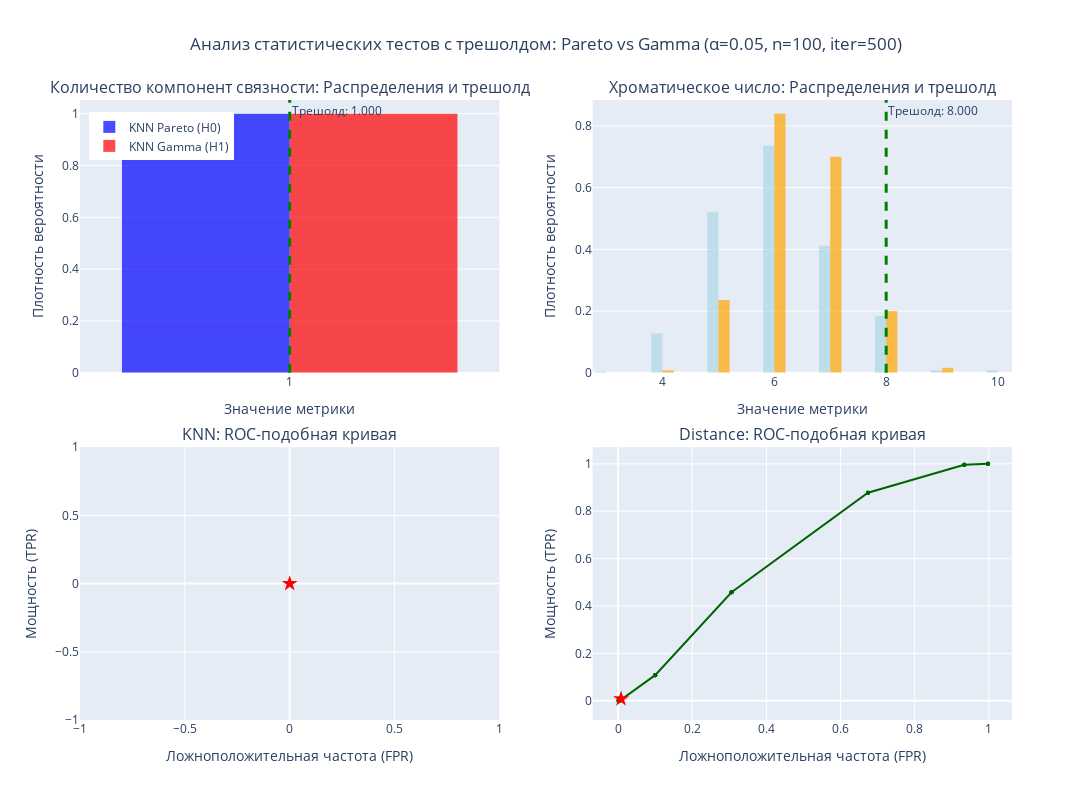

The notebook cell this image was saved under:
### Code cell
fig = make_subplots(
    rows=2,
    cols=2,
    subplot_titles=(
        "Количество компонент связности: Распределения и трешолд",
        "Хроматическое число: Распределения и трешолд",
        "KNN: ROC-подобная кривая",
        "Distance: ROC-подобная кривая",
    ),
    specs=[
        [{"secondary_y": False}, {"secondary_y": False}],
        [{"secondary_y": False}, {"secondary_y": False}],
    ],
    vertical_spacing=0.12,
    horizontal_spacing=0.1,
)

fig.add_trace(
    go.Histogram(
        x=knn_f_two,
        name="KNN Pareto (H0)",
        opacity=0.7,
        nbinsx=30,
        marker_color="blue",
        histnorm="probability density",
    ),
    row=1,
    col=1,
)

fig.add_trace(
    go.Histogram(
        x=knn_h_two,
        name="KNN Gamma (H1)",
        opacity=0.7,
        nbinsx=30,
        marker_color="red",
        histnorm="probability density",
    ),
    row=1,
    col=1,
)

fig.add_vline(
    x=knn_thr,
    line=dict(color="green", width=3, dash="dash"),
    annotation_text=f"Трешолд: {knn_thr:.3f}",
    row=1,
    col=1,
)

fig.add_trace(
    go.Histogram(
        x=dist_f_two,
        name="Distance Pareto (H0)",
        opacity=0.7,
        nbinsx=30,
        marker_color="lightblue",
        histnorm="probability density",
        showlegend=False,
    ),
    row=1,
    col=2,
)

fig.add_trace(
    go.Histogram(
        x=dist_h_two,
        name="Distance Gamma (H1)",
        opacity=0.7,
        nbinsx=30,
        marker_color="orange",
        histnorm="probability density",
        showlegend=False,
    ),
    row=1,
    col=2,
)

fig.add_vline(
    x=dist_thr,
    line=dict(color="green", width=3, dash="dash"),
    annotation_text=f"Трешолд: {dist_thr:.3f}",
    row=1,
    col=2,
)

thresholds_knn: np.ndarray = np.linspace(min(knn_f_two), max(knn_f_two), 50)
power_knn: List[float] = [
    sum(np.array(knn_h_two) > thr) / len(knn_h_two) for thr in thresholds_knn
]
fpr_knn: List[float] = [
    sum(np.array(knn_f_two) > thr) / len(knn_f_two) for thr in thresholds_knn
]

fig.add_trace(
    go.Scatter(
        x=fpr_knn,
        y=power_knn,
        mode="lines+markers",
        name="KNN ROC",
        line=dict(color="purple", width=2),
        marker=dict(size=4),
        showlegend=False,
    ),
    row=2,
    col=1,
)

current_fpr_knn: float = sum(np.array(knn_f_two) > knn_thr) / len(knn_f_two)
current_power_knn: float = sum(np.array(knn_h_two) > knn_thr) / len(knn_h_two)
fig.add_trace(
    go.Scatter(
        x=[current_fpr_knn],
        y=[current_power_knn],
        mode="markers",
        marker=dict(size=12, color="red", symbol="star"),
        name=f"α={a}",
        showlegend=False,
    ),
    row=2,
    col=1,
)

thresholds_dist: np.ndarray = np.linspace(min(dist_f_two), max(dist_f_two), 50)
power_dist: List[float] = [
    sum(np.array(dist_h_two) > thr) / len(dist_h_two) for thr in thresholds_dist
]
fpr_dist: List[float] = [
    sum(np.array(dist_f_two) > thr) / len(dist_f_two) for thr in thresholds_dist
]

fig.add_trace(
    go.Scatter(
        x=fpr_dist,
        y=power_dist,
        mode="lines+markers",
        name="Distance ROC",
        line=dict(color="darkgreen", width=2),
        marker=dict(size=4),
        showlegend=False,
    ),
    row=2,
    col=2,
)

current_fpr_dist: float = sum(np.array(dist_f_two) > dist_thr) / len(dist_f_two)
current_power_dist: float = sum(np.array(dist_h_two) > dist_thr) / len(dist_h_two)
fig.add_trace(
    go.Scatter(
        x=[current_fpr_dist],
        y=[current_power_dist],
        mode="markers",
        marker=dict(size=12, color="red", symbol="star"),
        name=f"α={a}",
        showlegend=False,
    ),
    row=2,
    col=2,
)

fig.update_xaxes(title_text="Значение метрики", row=1, col=1)
fig.update_xaxes(title_text="Значение метрики", row=1, col=2)
fig.update_xaxes(title_text="Ложноположительная частота (FPR)", row=2, col=1)
fig.update_xaxes(title_text="Ложноположительная частота (FPR)", row=2, col=2)

fig.update_yaxes(title_text="Плотность вероятности", row=1, col=1)
fig.update_yaxes(title_text="Плотность вероятности", row=1, col=2)
fig.update_yaxes(title_text="Мощность (TPR)", row=2, col=1)
fig.update_yaxes(title_text="Мощность (TPR)", row=2, col=2)

fig.update_layout(
    title_text=f"Анализ статистических тестов с трешолдом: Pareto vs Gamma (α={a}, n={n}, iter={mc_iter})",
    title_x=0.5,
    width=1300,
    height=800,
    showlegend=True,
    legend=dict(yanchor="top", y=0.98, xanchor="left", x=0.01),
)

fig.show()

### Figure 1 — Plotly figure (JSON) as saved in the notebook; plotly's stock layout.template omitted (floating-point values rounded to 4 significant figures; data arrays with more than 128 entries replaced by an {"elided": "..."} marker saying what was removed)
{"data": [{"histnorm": "probability density", "marker": {"color": "blue"}, "name": "KNN Pareto (H0)", "nbinsx": 30, "opacity": 0.7, "type": "histogram", "x": {"elided": "500 int values"}, "xaxis": "x", "yaxis": "y"}, {"histnorm": "probability density", "marker": {"color": "red"}, "name": "KNN Gamma (H1)", "nbinsx": 30, "opacity": 0.7, "type": "histogram", "x": {"elided": "500 int values"}, "xaxis": "x", "yaxis": "y"}, {"histnorm": "probability density", "marker": {"color": "lightblue"}, "name": "Distance Pareto (H0)", "nbinsx": 30, "opacity": 0.7, "showlegend": false, "type": "histogram", "x": {"elided": "500 int values"}, "xaxis": "x2", "yaxis": "y2"}, {"histnorm": "probability density", "marker": {"color": "orange"}, "name": "Distance Gamma (H1)", "nbinsx": 30, "opacity": 0.7, "showlegend": false, "type": "histogram", "x": {"elided": "500 int values"}, "xaxis": "x2", "yaxis": "y2"}, {"line": {"color": "purple", "width": 2}, "marker": {"size": 4}, "mode": "lines+markers", "name": "KNN ROC", "showlegend": false, "type": "scatter", "x": [0, 0, 0, 0, 0, 0, 0, 0, 0, 0, 0, 0, 0, 0, 0, 0, 0, 0, 0, 0, 0, 0, 0, 0, 0, 0, 0, 0, 0, 0, 0, 0, 0, 0, 0, 0, 0, 0, 0, 0, 0, 0, 0, 0, 0, 0, 0, 0, 0, 0], "xaxis": "x3", "y": [0, 0, 0, 0, 0, 0, 0, 0, 0, 0, 0, 0, 0, 0, 0, 0, 0, 0, 0, 0, 0, 0, 0, 0, 0, 0, 0, 0, 0, 0, 0, 0, 0, 0, 0, 0, 0, 0, 0, 0, 0, 0, 0, 0, 0, 0, 0, 0, 0, 0], "yaxis": "y3"}, {"marker": {"color": "red", "size": 12, "symbol": "star"}, "mode": "markers", "name": "α=0.05", "showlegend": false, "type": "scatter", "x": [0], "xaxis": "x3", "y": [0], "yaxis": "y3"}, {"line": {"color": "darkgreen", "width": 2}, "marker": {"size": 4}, "mode": "lines+markers", "name": "Distance ROC", "showlegend": false, "type": "scatter", "x": [0.998, 0.998, 0.998, 0.998, 0.998, 0.998, 0.998, 0.934, 0.934, 0.934, 0.934, 0.934, 0.934, 0.934, 0.674, 0.674, 0.674, 0.674, 0.674, 0.674, 0.674, 0.306, 0.306, 0.306, 0.306, 0.306, 0.306, 0.306, 0.1, 0.1, 0.1, 0.1, 0.1, 0.1, 0.1, 0.008, 0.008, 0.008, 0.008, 0.008, 0.008, 0.008, 0.004, 0.004, 0.004, 0.004, 0.004, 0.004, 0.004, 0], "xaxis": "x4", "y": [1, 1, 1, 1, 1, 1, 1, 0.996, 0.996, 0.996, 0.996, 0.996, 0.996, 0.996, 0.878, 0.878, 0.878, 0.878, 0.878, 0.878, 0.878, 0.458, 0.458, 0.458, 0.458, 0.458, 0.458, 0.458, 0.108, 0.108, 0.108, 0.108, 0.108, 0.108, 0.108, 0.008, 0.008, 0.008, 0.008, 0.008, 0.008, 0.008, 0, 0, 0, 0, 0, 0, 0, 0], "yaxis": "y4"}, {"marker": {"color": "red", "size": 12, "symbol": "star"}, "mode": "markers", "name": "α=0.05", "showlegend": false, "type": "scatter", "x": [0.008], "xaxis": "x4", "y": [0.008], "yaxis": "y4"}], "layout": {"annotations": [{"font": {"size": 16}, "showarrow": false, "text": "Количество компонент связности: Распределения и трешолд", "x": 0.225, "xanchor": "center", "xref": "paper", "y": 1, "yanchor": "bottom", "yref": "paper"}, {"font": {"size": 16}, "showarrow": false, "text": "Хроматическое число: Распределения и трешолд", "x": 0.775, "xanchor": "center", "xref": "paper", "y": 1, "yanchor": "bottom", "yref": "paper"}, {"font": {"size": 16}, "showarrow": false, "text": "KNN: ROC-подобная кривая", "x": 0.225, "xanchor": "center", "xref": "paper", "y": 0.44, "yanchor": "bottom", "yref": "paper"}, {"font": {"size": 16}, "showarrow": false, "text": "Distance: ROC-подобная кривая", "x": 0.775, "xanchor": "center", "xref": "paper", "y": 0.44, "yanchor": "bottom", "yref": "paper"}, {"showarrow": false, "text": "Трешолд: 1.000", "x": 1, "xanchor": "left", "xref": "x", "y": 1, "yanchor": "top", "yref": "y domain"}, {"showarrow": false, "text": "Трешолд: 8.000", "x": 8, "xanchor": "left", "xref": "x2", "y": 1, "yanchor": "top", "yref": "y2 domain"}], "height": 800, "legend": {"x": 0.01, "xanchor": "left", "y": 0.98, "yanchor": "top"}, "shapes": [{"line": {"color": "green", "dash": "dash", "width": 3}, "type": "line", "x0": 1, "x1": 1, "xref": "x", "y0": 0, "y1": 1, "yref": "y domain"}, {"line": {"color": "green", "dash": "dash", "width": 3}, "type": "line", "x0": 8, "x1": 8, "xref": "x2", "y0": 0, "y1": 1, "yref": "y2 domain"}], "showlegend": true, "title": {"text": "Анализ статистических тестов с трешолдом: Pareto vs Gamma (α=0.05, n=100, iter=500)", "x": 0.5}, "width": 1300, "xaxis": {"anchor": "y", "domain": [0, 0.45], "title": {"text": "Значение метрики"}}, "xaxis2": {"anchor": "y2", "domain": [0.55, 1], "title": {"text": "Значение метрики"}}, "xaxis3": {"anchor": "y3", "domain": [0, 0.45], "title": {"text": "Ложноположительная частота (FPR)"}}, "xaxis4": {"anchor": "y4", "domain": [0.55, 1], "title": {"text": "Ложноположительная частота (FPR)"}}, "yaxis": {"anchor": "x", "domain": [0.56, 1], "title": {"text": "Плотность вероятности"}}, "yaxis2": {"anchor": "x2", "domain": [0.56, 1], "title": {"text": "Плотность вероятности"}}, "yaxis3": {"anchor": "x3", "domain": [0, 0.44], "title": {"text": "Мощность (TPR)"}}, "yaxis4": {"anchor": "x4", "domain": [0, 0.44], "title": {"text": "Мощность (TPR)"}}}}
